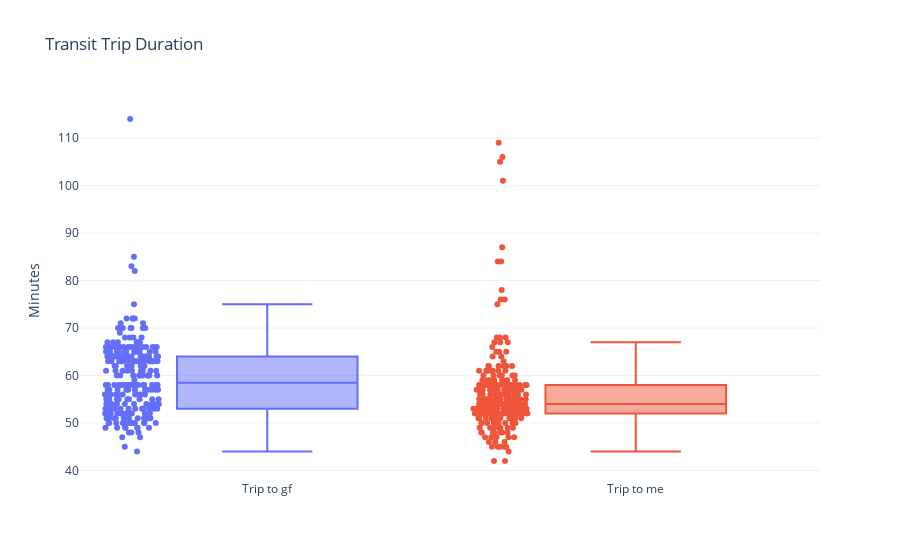

The cell this chart's notebook holds for it:
### Markdown cell above
## Visualizations

### Code cell
fig = go.Figure()

for trip in trips_dfs:
    
    fig.add_trace(go.Box(
        y = trip.trip_duration,
        name = trip.trip_direction_text.values[0],
        boxpoints = 'all',
        jitter = 0.3
    )
    )

fig.update_layout(
    title = 'Transit Trip Duration',
    yaxis_title = 'Minutes',
    template = 'plotly_white',
    showlegend = False
)
fig.show()

### Figure 1 — Plotly figure (JSON) as saved in the notebook; plotly's stock layout.template omitted (floating-point values rounded to 4 significant figures; data arrays with more than 128 entries replaced by an {"elided": "..."} marker saying what was removed)
{"data": [{"boxpoints": "all", "jitter": 0.3, "name": "Trip to gf", "type": "box", "y": {"elided": "250 int values"}}, {"boxpoints": "all", "jitter": 0.3, "name": "Trip to me", "type": "box", "y": {"elided": "250 int values"}}], "layout": {"showlegend": false, "title": {"text": "Transit Trip Duration"}, "yaxis": {"title": {"text": "Minutes"}}}}
